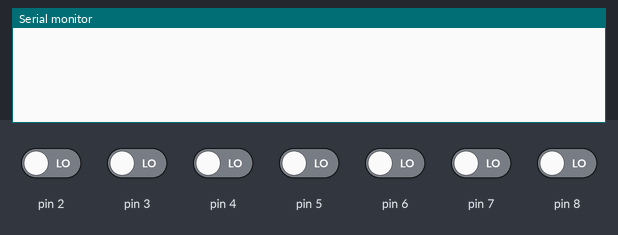
The sketch below on a simulated Arduino Uno, built with avr-gcc and run on an emulated ATmega328P. On the bench: the last lines printed to the serial monitor. Inputs (shaded band) come from the test bench; at power-on: pin 2–8 LOW.

Above: at 1.2 s.
1.3 s: pin 2 driven HIGH
At 1.6 s:
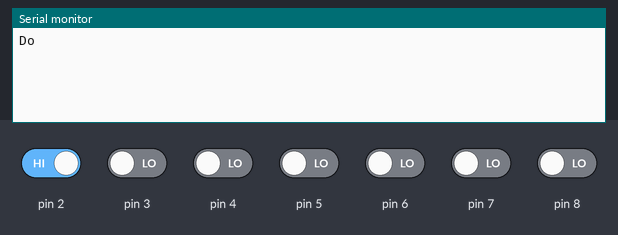
3.3 s: pin 2 driven LOW and pin 3 driven HIGH
At 3.7 s:
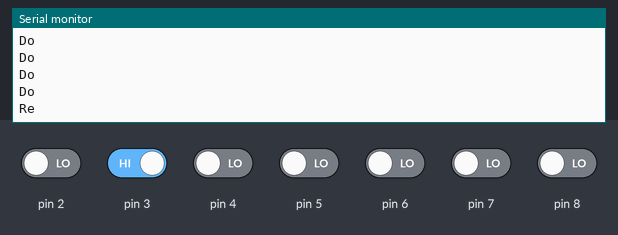
5.3 s: pin 3 driven LOW and pin 4 driven HIGH
At 5.7 s:
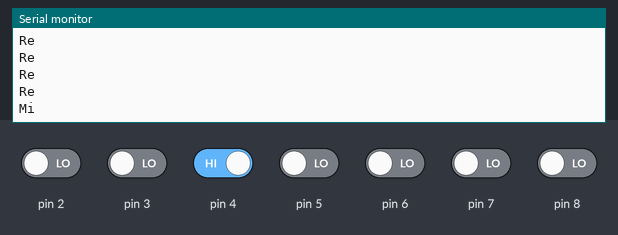

The sketch:

7.ino
```cpp
void setup()
{
  pinMode(2, INPUT);
  pinMode(3, INPUT);
  pinMode(4, INPUT);
  pinMode(5, INPUT);
  pinMode(6, INPUT);
  pinMode(7, INPUT);
  pinMode(8, INPUT);
  Serial.begin(9600);
}


void loop()
{
  if (digitalRead(2)){
  Serial.println("Do");
    delay (500);
  }

  else if (digitalRead (3)){
   Serial.println("Re");
    delay (500);
  }
  else if (digitalRead (4)){
   Serial.println("Mi");
    delay (500);
  }
  else if (digitalRead (5)){
   Serial.println("Fa");
    delay (500);
  }
  else if (digitalRead (6)){
   Serial.println("Sol");
    delay (500);
  }
    else if (digitalRead (7)){
   Serial.println("La");
    delay (500);
    }
      else if (digitalRead (8)){
   Serial.println("Si");
    delay (500);
}
  }
```

Measured:
- after the input at 1.3 s, the serial monitor: prints a new line at once (image 1)
- after the input at 3.3 s, the serial monitor: prints a new line at once (image 2)
- after the input at 5.3 s, the serial monitor: prints a new line at once (image 3)
